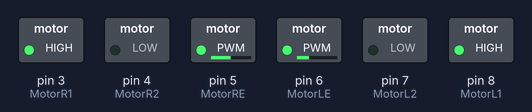
A sketch run on a simulated Arduino Uno, built with avr-gcc and run on an emulated ATmega328P. Shown: switched loads named in the sketch (green lamp = pin HIGH).

Above: at 0.1 s.
Timing chart, 0 to 1.6 s (numbered marks = the images above):
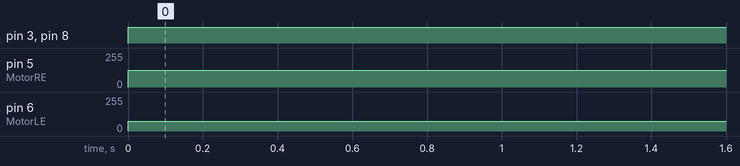

The sketch:

circle.ino
```cpp
#define MotorR1 3
#define MotorR2 4
#define MotorRE 5
#define MotorL1 8
#define MotorL2 7
#define MotorLE 6


void setup() {
  // put your setup code here, to run once:
  pinMode(MotorR1, OUTPUT);
  pinMode(MotorR2, OUTPUT);
  pinMode(MotorL1, OUTPUT);
  pinMode(MotorL2, OUTPUT);

}

void loop() {
  // put your main code here, to run repeatedly:
  digitalWrite(MotorR1,HIGH);
  digitalWrite(MotorR2,LOW);
  analogWrite(MotorRE,125);
  digitalWrite(MotorL1,HIGH);
  digitalWrite(MotorL2,LOW);
  analogWrite(MotorLE,75);

}
```

Measured:
- by itself, pin 3 (MotorR1), pin 8 (MotorL1): LOW → HIGH at 0.00 s
- by itself, pin 5 (MotorRE): 0/255 → 125/255 at 0.00 s
- by itself, pin 6 (MotorLE): 0/255 → 75/255 at 0.00 s
